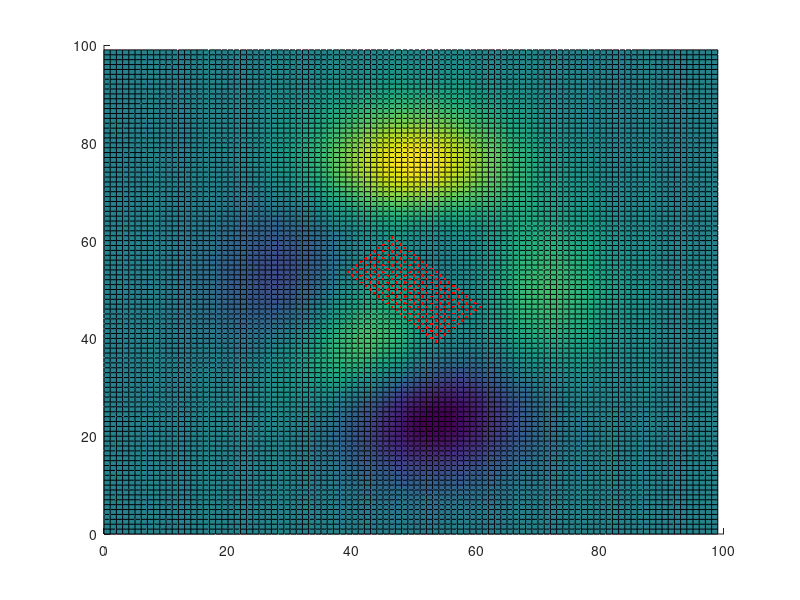
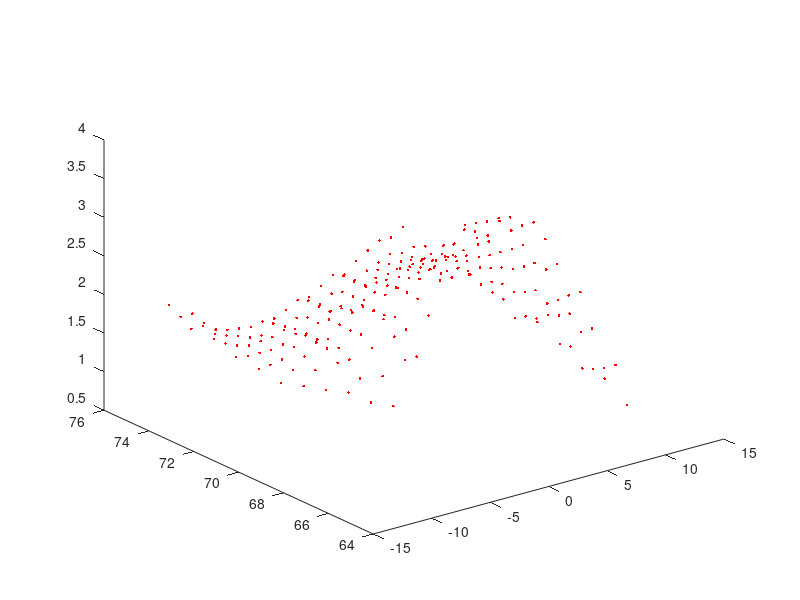
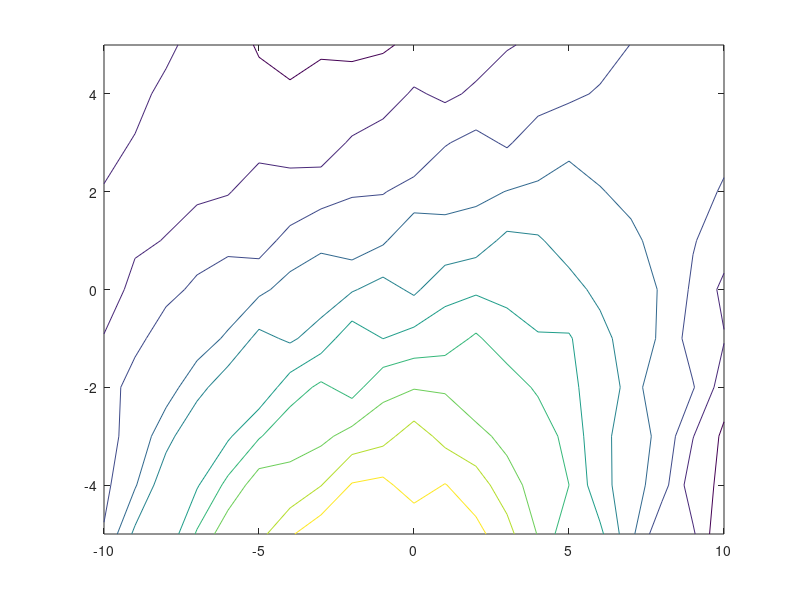

Here is the MATLAB script that generated these plots, in order:
clc; clear all; close all;

bathy = peaks(100);

x = 0:99;
y = 0:99;

[X, Y] = meshgrid(x, y);

bathy = reshape(bathy,[100,100]);

i = -10:10;
j = -5:5;

[I, J] = meshgrid(i, j);
view = [reshape(I,[1,231]); reshape(J,[1,231]); zeros(1, 231)];

theta = pi/4;

R = [cos(theta) sin(theta);
    -sin(theta) cos(theta)];

trans_x = 50;
trans_y = 50;

view = [R*view(1:2, :); view(3, :)] + [trans_x; trans_y; 0];

for k=1:length(view)
    view(3, k) = bathy(floor(view(1, k)), floor(view(2, k))) + 1;
end


figure; hold on;
surf(X, Y, bathy);
plot3(view(1, :), view(2, :), view(3, :), 'r.');

view = [R\view(1:2, :); view(3, :)];

figure;
plot3(view(1, :), view(2, :), view(3, :), 'r.');

figure;
contour(I, J, reshape(view(3, :),[11,21]));